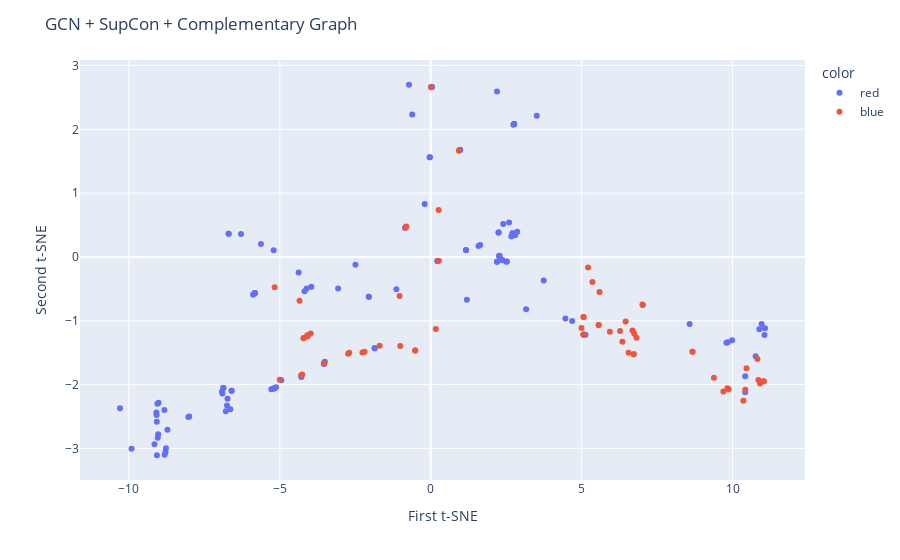

Notebook source saved alongside this figure:
### Code cell
fig = px.scatter(x=X_tsne[:, 0], y=X_tsne[:, 1], color=labels)
fig.update_layout(
    title="GCN + SupCon + Complementary Graph",
    xaxis_title="First t-SNE",
    yaxis_title="Second t-SNE",
)
fig.show()
